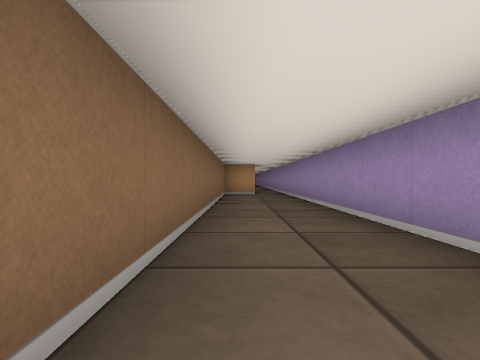
View 1 (above)

18 first-person views from a walk through a cub3D maze. The camera is about half as high as the walls, looks level and sees 80° across. The floor is counted in squares. Each view is taken from the middle of a square. On the plan, view 1 faces up. The plan holds only what a view shows up to about 9 squares ahead; the rest is blank.

View 2
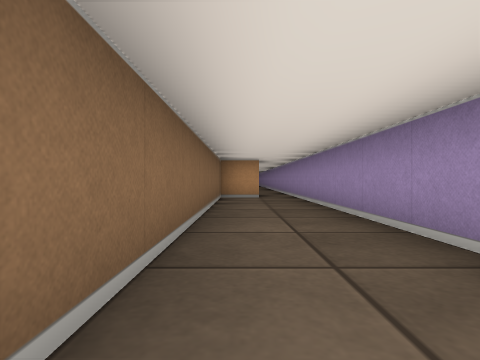

View 3
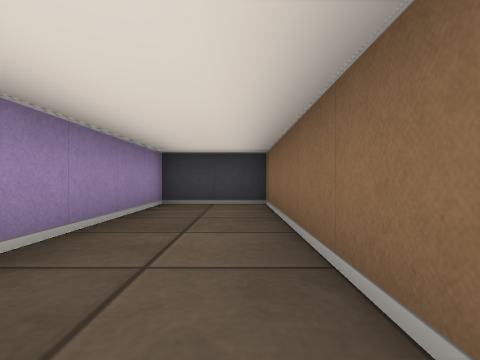

View 4
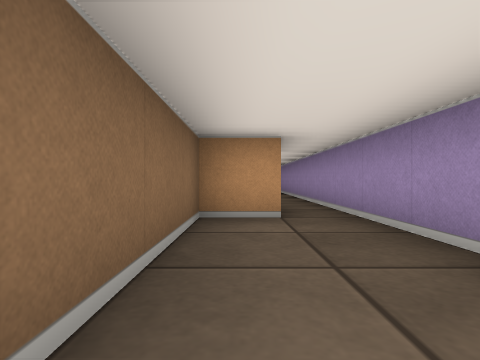

View 5
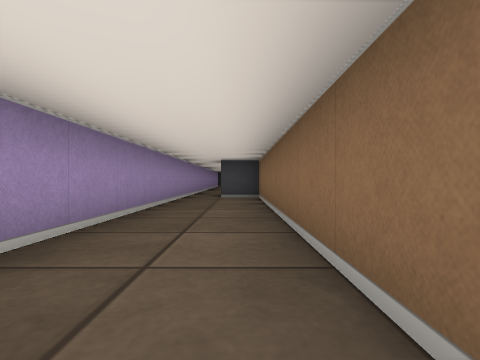

View 6
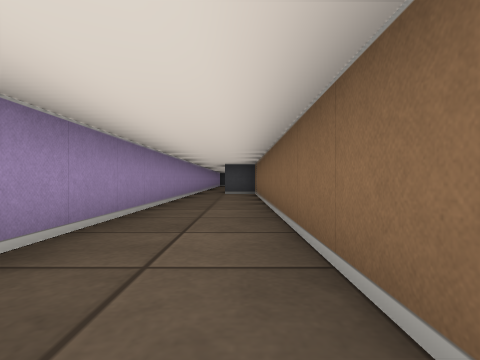

View 7
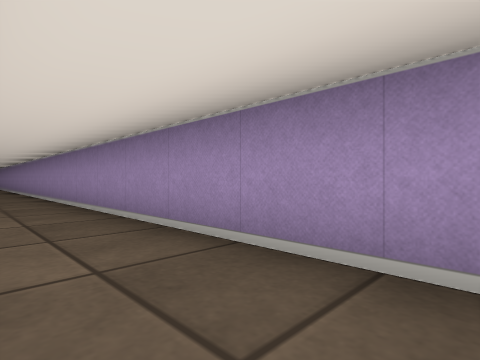

View 8
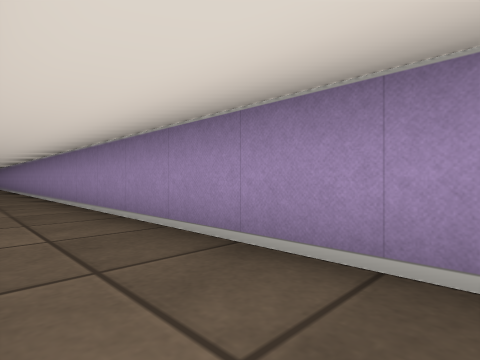

View 9
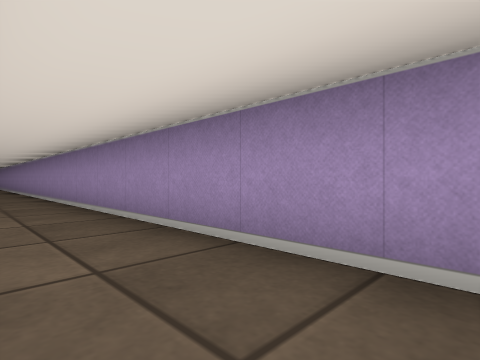

View 10
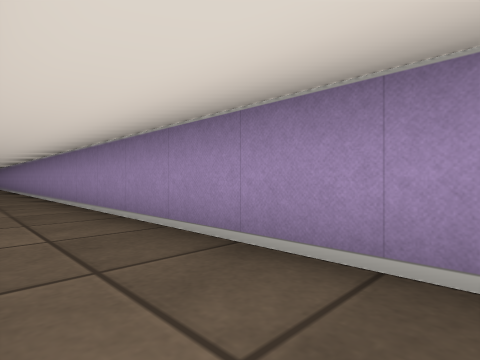

View 11
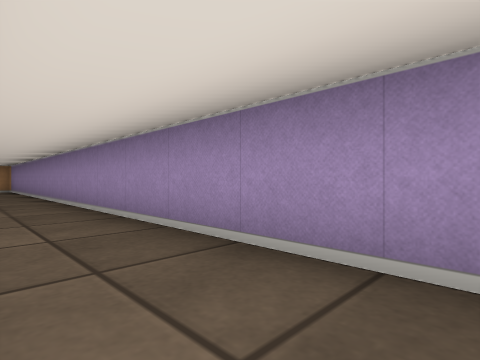

View 12
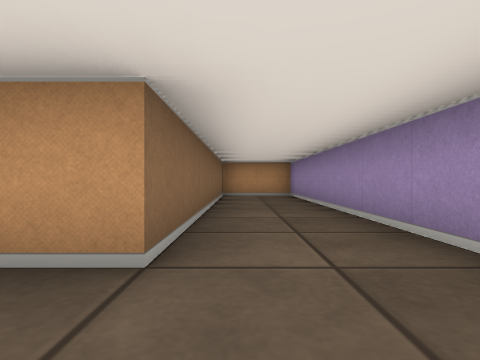

View 13
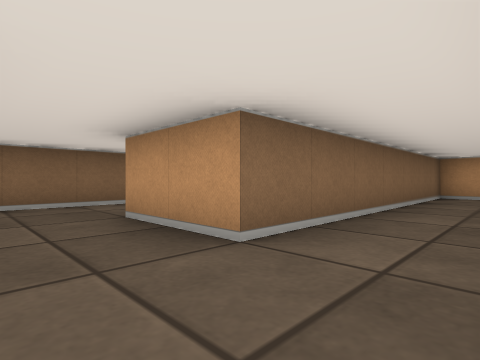

View 14
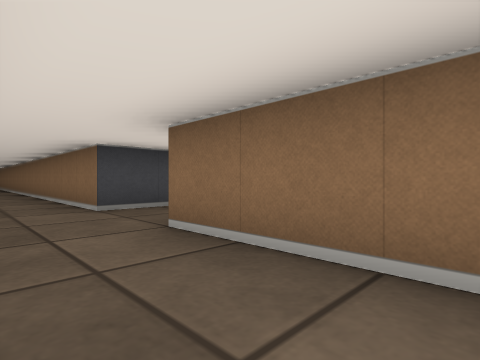

View 15
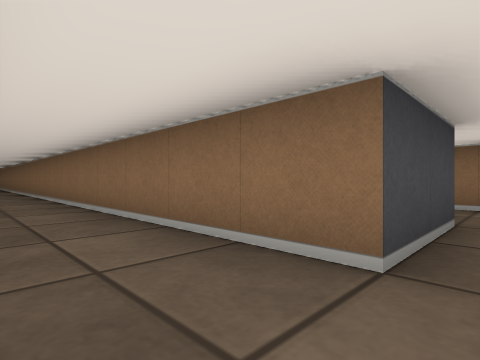

View 16
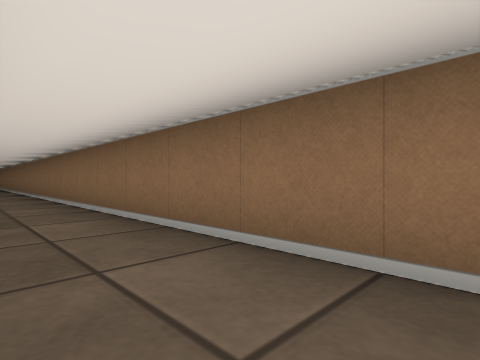

View 17
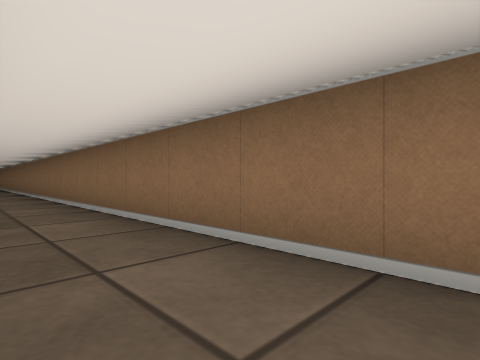

View 18
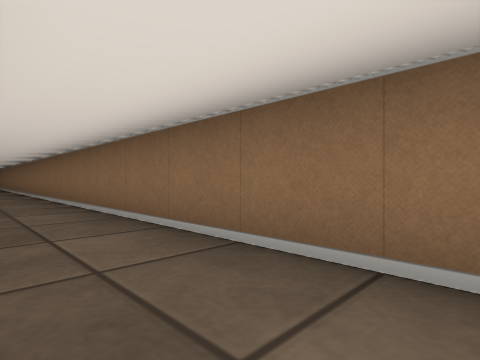

### Floor plan
Ten units are one square. View 1 is at (0, 0); x grows to the right and y downward. Boxes are objects, and circles mark ways between rooms. Rooms are numbered by the first view taken in them; rooms with no view inside come last. Other rooms are left out.
<svg viewBox="-30 -520 50 530">
<path fill="none" stroke="#000" d="M5 -95 -5 -95 -5 5 15 5 15 -95M-25 -425 -5 -425 -5 -115 5 -115M15 -95 15 -515 -5 -515 -5 -445 -25 -445"/>
<circle cx="10" cy="-100" r="3" fill="#2a7"/>
<text x="0" y="-50">1</text>
<text x="0" y="-320">2</text>
</svg>
Room 1 opens to room 2.

Where each view was taken, in squares from view 1:
view 1: 0 up, 0 right, facing up
view 2: 2 up, 0 right, facing up
view 3: 5 up, 0 right, facing down
view 4: 6 up, 0 right, facing up
view 5: 19 up, 0 right, facing down
view 6: 21 up, 0 right, facing down
view 7: 17 up, 0 right, facing up-right
view 8: 22 up, 0 right, facing up-right
view 9: 27 up, 0 right, facing up-right
view 10: 32 up, 0 right, facing up-right
view 11: 38 up, 0 right, facing up-right
view 12: 43 up, 0 right, facing up
view 13: 43 up, 1 right, facing up-left
view 14: 47 up, 1 right, facing down-left
view 15: 43 up, 1 right, facing down-left
view 16: 38 up, 1 right, facing down-left
view 17: 32 up, 1 right, facing down-left
view 18: 29 up, 1 right, facing down-left
